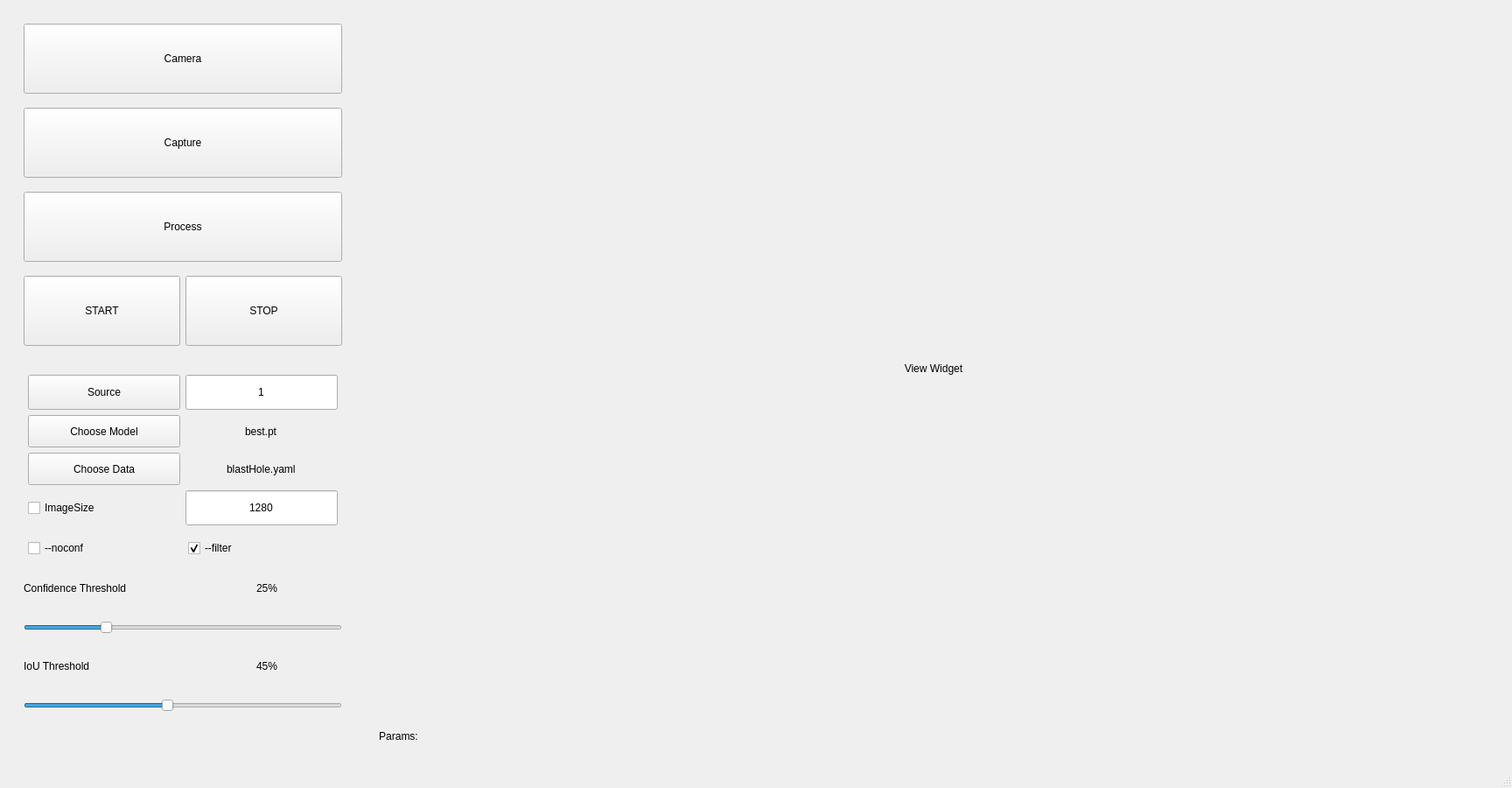
<?xml version="1.0" encoding="UTF-8"?>
<ui version="4.0">
 <class>MainWindow</class>
 <widget class="QMainWindow" name="MainWindow">
  <property name="geometry">
   <rect>
    <x>0</x>
    <y>0</y>
    <width>1728</width>
    <height>900</height>
   </rect>
  </property>
  <property name="minimumSize">
   <size>
    <width>1500</width>
    <height>900</height>
   </size>
  </property>
  <property name="windowTitle">
   <string>Blast Hole Detector</string>
  </property>
  <widget class="QWidget" name="centralwidget">
   <layout class="QGridLayout" name="gridLayout_17">
    <item row="0" column="0">
     <widget class="QWidget" name="Panel" native="true">
      <property name="minimumSize">
       <size>
        <width>400</width>
        <height>0</height>
       </size>
      </property>
      <layout class="QGridLayout" name="gridLayout_11">
       <item row="0" column="0" colspan="3">
        <widget class="QWidget" name="widget" native="true">
         <layout class="QGridLayout" name="gridLayout">
          <item row="0" column="0">
           <widget class="QPushButton" name="buttonCamera">
            <property name="minimumSize">
             <size>
              <width>0</width>
              <height>80</height>
             </size>
            </property>
            <property name="toolTip">
             <string notr="true"/>
            </property>
            <property name="text">
             <string>Camera</string>
            </property>
            <property name="checkable">
             <bool>true</bool>
            </property>
            <property name="default">
             <bool>false</bool>
            </property>
           </widget>
          </item>
          <item row="1" column="0">
           <spacer name="verticalSpacer">
            <property name="orientation">
             <enum>Qt::Vertical</enum>
            </property>
            <property name="sizeType">
             <enum>QSizePolicy::Fixed</enum>
            </property>
            <property name="sizeHint" stdset="0">
             <size>
              <width>0</width>
              <height>10</height>
             </size>
            </property>
           </spacer>
          </item>
          <item row="2" column="0">
           <widget class="QPushButton" name="buttonCapture">
            <property name="minimumSize">
             <size>
              <width>0</width>
              <height>80</height>
             </size>
            </property>
            <property name="text">
             <string>Capture</string>
            </property>
            <property name="checkable">
             <bool>true</bool>
            </property>
           </widget>
          </item>
          <item row="4" column="0">
           <widget class="QPushButton" name="buttonProcess">
            <property name="minimumSize">
             <size>
              <width>0</width>
              <height>80</height>
             </size>
            </property>
            <property name="text">
             <string>Process</string>
            </property>
            <property name="checkable">
             <bool>true</bool>
            </property>
           </widget>
          </item>
          <item row="3" column="0">
           <spacer name="verticalSpacer_2">
            <property name="orientation">
             <enum>Qt::Vertical</enum>
            </property>
            <property name="sizeType">
             <enum>QSizePolicy::Fixed</enum>
            </property>
            <property name="sizeHint" stdset="0">
             <size>
              <width>0</width>
              <height>10</height>
             </size>
            </property>
           </spacer>
          </item>
          <item row="6" column="0">
           <layout class="QHBoxLayout" name="horizontalLayout_14">
            <item>
             <widget class="QPushButton" name="buttonStart">
              <property name="minimumSize">
               <size>
                <width>0</width>
                <height>80</height>
               </size>
              </property>
              <property name="text">
               <string>START</string>
              </property>
             </widget>
            </item>
            <item>
             <widget class="QPushButton" name="buttonStop">
              <property name="minimumSize">
               <size>
                <width>0</width>
                <height>80</height>
               </size>
              </property>
              <property name="text">
               <string>STOP</string>
              </property>
             </widget>
            </item>
           </layout>
          </item>
          <item row="5" column="0">
           <spacer name="verticalSpacer_3">
            <property name="orientation">
             <enum>Qt::Vertical</enum>
            </property>
            <property name="sizeType">
             <enum>QSizePolicy::Fixed</enum>
            </property>
            <property name="sizeHint" stdset="0">
             <size>
              <width>0</width>
              <height>10</height>
             </size>
            </property>
           </spacer>
          </item>
         </layout>
        </widget>
       </item>
       <item row="1" column="0" colspan="3">
        <widget class="QWidget" name="widget_2" native="true">
         <layout class="QGridLayout" name="gridLayout_2">
          <item row="2" column="0">
           <layout class="QVBoxLayout" name="verticalLayout" stretch="1,1,1,1,1,1,1,1,1">
            <property name="topMargin">
             <number>9</number>
            </property>
            <property name="bottomMargin">
             <number>9</number>
            </property>
            <item>
             <layout class="QHBoxLayout" name="horizontalLayout_6" stretch="1,1">
              <property name="leftMargin">
               <number>5</number>
              </property>
              <property name="rightMargin">
               <number>5</number>
              </property>
              <item>
               <widget class="QPushButton" name="sourceChoose">
                <property name="sizePolicy">
                 <sizepolicy hsizetype="Preferred" vsizetype="Preferred">
                  <horstretch>0</horstretch>
                  <verstretch>0</verstretch>
                 </sizepolicy>
                </property>
                <property name="text">
                 <string>Source</string>
                </property>
                <property name="checkable">
                 <bool>true</bool>
                </property>
               </widget>
              </item>
              <item>
               <widget class="QLineEdit" name="editSource">
                <property name="sizePolicy">
                 <sizepolicy hsizetype="Expanding" vsizetype="Preferred">
                  <horstretch>0</horstretch>
                  <verstretch>0</verstretch>
                 </sizepolicy>
                </property>
                <property name="minimumSize">
                 <size>
                  <width>0</width>
                  <height>40</height>
                 </size>
                </property>
                <property name="text">
                 <string>1</string>
                </property>
                <property name="alignment">
                 <set>Qt::AlignCenter</set>
                </property>
                <property name="readOnly">
                 <bool>true</bool>
                </property>
               </widget>
              </item>
             </layout>
            </item>
            <item>
             <layout class="QHBoxLayout" name="horizontalLayout" stretch="1,1">
              <property name="leftMargin">
               <number>5</number>
              </property>
              <property name="rightMargin">
               <number>5</number>
              </property>
              <item>
               <widget class="QPushButton" name="modelChoose">
                <property name="sizePolicy">
                 <sizepolicy hsizetype="Preferred" vsizetype="Preferred">
                  <horstretch>0</horstretch>
                  <verstretch>0</verstretch>
                 </sizepolicy>
                </property>
                <property name="minimumSize">
                 <size>
                  <width>0</width>
                  <height>0</height>
                 </size>
                </property>
                <property name="text">
                 <string>Choose Model</string>
                </property>
               </widget>
              </item>
              <item alignment="Qt::AlignHCenter">
               <widget class="QLabel" name="modelLabel">
                <property name="text">
                 <string>best.pt</string>
                </property>
               </widget>
              </item>
             </layout>
            </item>
            <item>
             <layout class="QHBoxLayout" name="horizontalLayout_2" stretch="1,1">
              <property name="leftMargin">
               <number>5</number>
              </property>
              <property name="rightMargin">
               <number>5</number>
              </property>
              <item>
               <widget class="QPushButton" name="yamlChoose">
                <property name="sizePolicy">
                 <sizepolicy hsizetype="Preferred" vsizetype="Preferred">
                  <horstretch>0</horstretch>
                  <verstretch>0</verstretch>
                 </sizepolicy>
                </property>
                <property name="minimumSize">
                 <size>
                  <width>0</width>
                  <height>0</height>
                 </size>
                </property>
                <property name="text">
                 <string>Choose Data</string>
                </property>
               </widget>
              </item>
              <item alignment="Qt::AlignHCenter">
               <widget class="QLabel" name="Yaml">
                <property name="text">
                 <string>blastHole.yaml</string>
                </property>
               </widget>
              </item>
             </layout>
            </item>
            <item>
             <layout class="QHBoxLayout" name="horizontalLayout_3" stretch="1,1">
              <property name="leftMargin">
               <number>5</number>
              </property>
              <property name="rightMargin">
               <number>5</number>
              </property>
              <item>
               <widget class="QCheckBox" name="imgSize">
                <property name="sizePolicy">
                 <sizepolicy hsizetype="Preferred" vsizetype="Preferred">
                  <horstretch>0</horstretch>
                  <verstretch>0</verstretch>
                 </sizepolicy>
                </property>
                <property name="minimumSize">
                 <size>
                  <width>0</width>
                  <height>40</height>
                 </size>
                </property>
                <property name="text">
                 <string>ImageSize</string>
                </property>
               </widget>
              </item>
              <item>
               <widget class="QLineEdit" name="editSize">
                <property name="sizePolicy">
                 <sizepolicy hsizetype="Expanding" vsizetype="Expanding">
                  <horstretch>0</horstretch>
                  <verstretch>0</verstretch>
                 </sizepolicy>
                </property>
                <property name="minimumSize">
                 <size>
                  <width>0</width>
                  <height>40</height>
                 </size>
                </property>
                <property name="text">
                 <string>1280</string>
                </property>
                <property name="alignment">
                 <set>Qt::AlignCenter</set>
                </property>
                <property name="readOnly">
                 <bool>true</bool>
                </property>
               </widget>
              </item>
             </layout>
            </item>
            <item>
             <layout class="QHBoxLayout" name="horizontalLayout_4">
              <property name="leftMargin">
               <number>5</number>
              </property>
              <item>
               <widget class="QCheckBox" name="noConf">
                <property name="sizePolicy">
                 <sizepolicy hsizetype="Preferred" vsizetype="Preferred">
                  <horstretch>0</horstretch>
                  <verstretch>0</verstretch>
                 </sizepolicy>
                </property>
                <property name="minimumSize">
                 <size>
                  <width>0</width>
                  <height>40</height>
                 </size>
                </property>
                <property name="text">
                 <string>--noconf</string>
                </property>
               </widget>
              </item>
              <item>
               <widget class="QCheckBox" name="filter">
                <property name="minimumSize">
                 <size>
                  <width>0</width>
                  <height>40</height>
                 </size>
                </property>
                <property name="text">
                 <string>--filter</string>
                </property>
                <property name="checked">
                 <bool>true</bool>
                </property>
               </widget>
              </item>
             </layout>
            </item>
            <item>
             <layout class="QHBoxLayout" name="horizontalLayout_11">
              <item>
               <widget class="QLabel" name="confThresholdText">
                <property name="minimumSize">
                 <size>
                  <width>0</width>
                  <height>40</height>
                 </size>
                </property>
                <property name="text">
                 <string>Confidence Threshold</string>
                </property>
               </widget>
              </item>
              <item>
               <spacer name="horizontalSpacer">
                <property name="orientation">
                 <enum>Qt::Horizontal</enum>
                </property>
                <property name="sizeType">
                 <enum>QSizePolicy::Fixed</enum>
                </property>
                <property name="sizeHint" stdset="0">
                 <size>
                  <width>13</width>
                  <height>40</height>
                 </size>
                </property>
               </spacer>
              </item>
              <item>
               <widget class="QLabel" name="valThreshold">
                <property name="minimumSize">
                 <size>
                  <width>0</width>
                  <height>40</height>
                 </size>
                </property>
                <property name="text">
                 <string>25%</string>
                </property>
                <property name="alignment">
                 <set>Qt::AlignCenter</set>
                </property>
               </widget>
              </item>
             </layout>
            </item>
            <item>
             <widget class="QSlider" name="confSlider">
              <property name="sizePolicy">
               <sizepolicy hsizetype="Expanding" vsizetype="Preferred">
                <horstretch>0</horstretch>
                <verstretch>0</verstretch>
               </sizepolicy>
              </property>
              <property name="maximumSize">
               <size>
                <width>16777215</width>
                <height>100</height>
               </size>
              </property>
              <property name="maximum">
               <number>100</number>
              </property>
              <property name="value">
               <number>25</number>
              </property>
              <property name="sliderPosition">
               <number>25</number>
              </property>
              <property name="tracking">
               <bool>true</bool>
              </property>
              <property name="orientation">
               <enum>Qt::Horizontal</enum>
              </property>
              <property name="invertedControls">
               <bool>false</bool>
              </property>
             </widget>
            </item>
            <item>
             <layout class="QHBoxLayout" name="horizontalLayout_18">
              <item>
               <widget class="QLabel" name="IoUThresholdText">
                <property name="minimumSize">
                 <size>
                  <width>0</width>
                  <height>40</height>
                 </size>
                </property>
                <property name="text">
                 <string>IoU Threshold</string>
                </property>
               </widget>
              </item>
              <item>
               <spacer name="horizontalSpacer_3">
                <property name="orientation">
                 <enum>Qt::Horizontal</enum>
                </property>
                <property name="sizeType">
                 <enum>QSizePolicy::Fixed</enum>
                </property>
                <property name="sizeHint" stdset="0">
                 <size>
                  <width>13</width>
                  <height>40</height>
                 </size>
                </property>
               </spacer>
              </item>
              <item>
               <widget class="QLabel" name="valIOUThreshold">
                <property name="minimumSize">
                 <size>
                  <width>0</width>
                  <height>40</height>
                 </size>
                </property>
                <property name="text">
                 <string>45%</string>
                </property>
                <property name="alignment">
                 <set>Qt::AlignCenter</set>
                </property>
               </widget>
              </item>
             </layout>
            </item>
            <item>
             <widget class="QSlider" name="IoUSlider">
              <property name="sizePolicy">
               <sizepolicy hsizetype="Expanding" vsizetype="Preferred">
                <horstretch>0</horstretch>
                <verstretch>0</verstretch>
               </sizepolicy>
              </property>
              <property name="minimumSize">
               <size>
                <width>0</width>
                <height>0</height>
               </size>
              </property>
              <property name="maximum">
               <number>100</number>
              </property>
              <property name="value">
               <number>45</number>
              </property>
              <property name="orientation">
               <enum>Qt::Horizontal</enum>
              </property>
             </widget>
            </item>
           </layout>
          </item>
         </layout>
        </widget>
       </item>
      </layout>
     </widget>
    </item>
    <item row="0" column="2" rowspan="4">
     <widget class="QWidget" name="View" native="true">
      <property name="minimumSize">
       <size>
        <width>700</width>
        <height>0</height>
       </size>
      </property>
      <layout class="QGridLayout" name="gridLayout_22">
       <item row="0" column="0">
        <widget class="QWidget" name="ViweForm" native="true">
         <layout class="QGridLayout" name="gridLayout_14">
          <item row="0" column="1">
           <layout class="QVBoxLayout" name="LayOuts" stretch="100,0,0">
            <item>
             <widget class="QLabel" name="CV">
              <property name="text">
               <string>View Widget</string>
              </property>
              <property name="alignment">
               <set>Qt::AlignCenter</set>
              </property>
             </widget>
            </item>
            <item>
             <spacer name="verticalSpacer_5">
              <property name="orientation">
               <enum>Qt::Vertical</enum>
              </property>
              <property name="sizeType">
               <enum>QSizePolicy::Fixed</enum>
              </property>
              <property name="sizeHint" stdset="0">
               <size>
                <width>20</width>
                <height>10</height>
               </size>
              </property>
             </spacer>
            </item>
            <item>
             <layout class="QHBoxLayout" name="horizontalLayout_13" stretch="1,0,55">
              <item>
               <widget class="QLabel" name="paramsText">
                <property name="text">
                 <string>Params:</string>
                </property>
                <property name="alignment">
                 <set>Qt::AlignCenter</set>
                </property>
               </widget>
              </item>
              <item>
               <spacer name="horizontalSpacer_2">
                <property name="orientation">
                 <enum>Qt::Horizontal</enum>
                </property>
                <property name="sizeHint" stdset="0">
                 <size>
                  <width>10</width>
                  <height>20</height>
                 </size>
                </property>
               </spacer>
              </item>
              <item>
               <widget class="QLabel" name="params">
                <property name="text">
                 <string/>
                </property>
               </widget>
              </item>
             </layout>
            </item>
           </layout>
          </item>
         </layout>
        </widget>
       </item>
      </layout>
     </widget>
    </item>
   </layout>
  </widget>
  <widget class="QStatusBar" name="statusbar"/>
  <action name="actionSubmenu_2">
   <property name="checkable">
    <bool>true</bool>
   </property>
   <property name="text">
    <string>Submenu</string>
   </property>
  </action>
  <action name="actionSubmenu_3">
   <property name="text">
    <string>Submenu</string>
   </property>
  </action>
  <action name="actionSUBSUB">
   <property name="text">
    <string>SUBSUB</string>
   </property>
  </action>
  <action name="actionSUBSUB_2">
   <property name="text">
    <string>SUBSUB</string>
   </property>
  </action>
  <action name="actionSUBSUB_3">
   <property name="text">
    <string>SUBSUB</string>
   </property>
  </action>
  <action name="actiondissabled">
   <property name="enabled">
    <bool>false</bool>
   </property>
   <property name="text">
    <string>dissabled</string>
   </property>
  </action>
  <action name="actionSubmenu">
   <property name="checkable">
    <bool>true</bool>
   </property>
   <property name="checked">
    <bool>true</bool>
   </property>
   <property name="text">
    <string>Submenu</string>
   </property>
  </action>
  <action name="actionSubmenu_4">
   <property name="checkable">
    <bool>true</bool>
   </property>
   <property name="text">
    <string>Submenu</string>
   </property>
  </action>
  <action name="actionSubmenu_5">
   <property name="checkable">
    <bool>true</bool>
   </property>
   <property name="enabled">
    <bool>false</bool>
   </property>
   <property name="text">
    <string>Submenu</string>
   </property>
  </action>
  <action name="actionToolbar">
   <property name="text">
    <string>Qt Material Theme</string>
   </property>
   <property name="toolTip">
    <string>Qt Material Theme</string>
   </property>
  </action>
  <action name="actionSelected">
   <property name="checkable">
    <bool>true</bool>
   </property>
   <property name="checked">
    <bool>true</bool>
   </property>
   <property name="text">
    <string>Selected</string>
   </property>
  </action>
  <action name="actionaction">
   <property name="text">
    <string>action</string>
   </property>
  </action>
  <action name="actionaction2">
   <property name="text">
    <string>action2</string>
   </property>
  </action>
  <action name="actionaction3">
   <property name="text">
    <string>action3</string>
   </property>
  </action>
  <action name="action111">
   <property name="checkable">
    <bool>true</bool>
   </property>
   <property name="text">
    <string>111</string>
   </property>
  </action>
  <action name="action222">
   <property name="checkable">
    <bool>true</bool>
   </property>
   <property name="text">
    <string>222</string>
   </property>
  </action>
  <action name="action333">
   <property name="checkable">
    <bool>true</bool>
   </property>
   <property name="text">
    <string>333</string>
   </property>
  </action>
  <action name="actionsubmenu">
   <property name="icon">
    <iconset theme="document-new">
     <normaloff>C:/Users/qinyf/.designer/backup</normaloff>C:/Users/qinyf/.designer/backup</iconset>
   </property>
   <property name="text">
    <string>New...</string>
   </property>
  </action>
  <action name="actionsubmenu_2">
   <property name="icon">
    <iconset theme="folder">
     <normaloff>C:/Users/qinyf/.designer/backup</normaloff>C:/Users/qinyf/.designer/backup</iconset>
   </property>
   <property name="text">
    <string>Open...</string>
   </property>
  </action>
  <action name="actionsubmenu_3">
   <property name="icon">
    <iconset theme="document-save-as">
     <normaloff>C:/Users/qinyf/.designer/backup</normaloff>C:/Users/qinyf/.designer/backup</iconset>
   </property>
   <property name="text">
    <string>Save as...</string>
   </property>
  </action>
  <action name="actionsubmenu_4">
   <property name="icon">
    <iconset theme="document-save">
     <normaloff>C:/Users/qinyf/.designer/backup</normaloff>C:/Users/qinyf/.designer/backup</iconset>
   </property>
   <property name="text">
    <string>Save</string>
   </property>
  </action>
  <action name="actionSave_all">
   <property name="text">
    <string>Save all</string>
   </property>
  </action>
  <action name="actionClose">
   <property name="icon">
    <iconset theme="window-close">
     <normaloff>C:/Users/qinyf/.designer/backup</normaloff>C:/Users/qinyf/.designer/backup</iconset>
   </property>
   <property name="text">
    <string>Close</string>
   </property>
  </action>
 </widget>
 <resources/>
 <connections/>
</ui>
